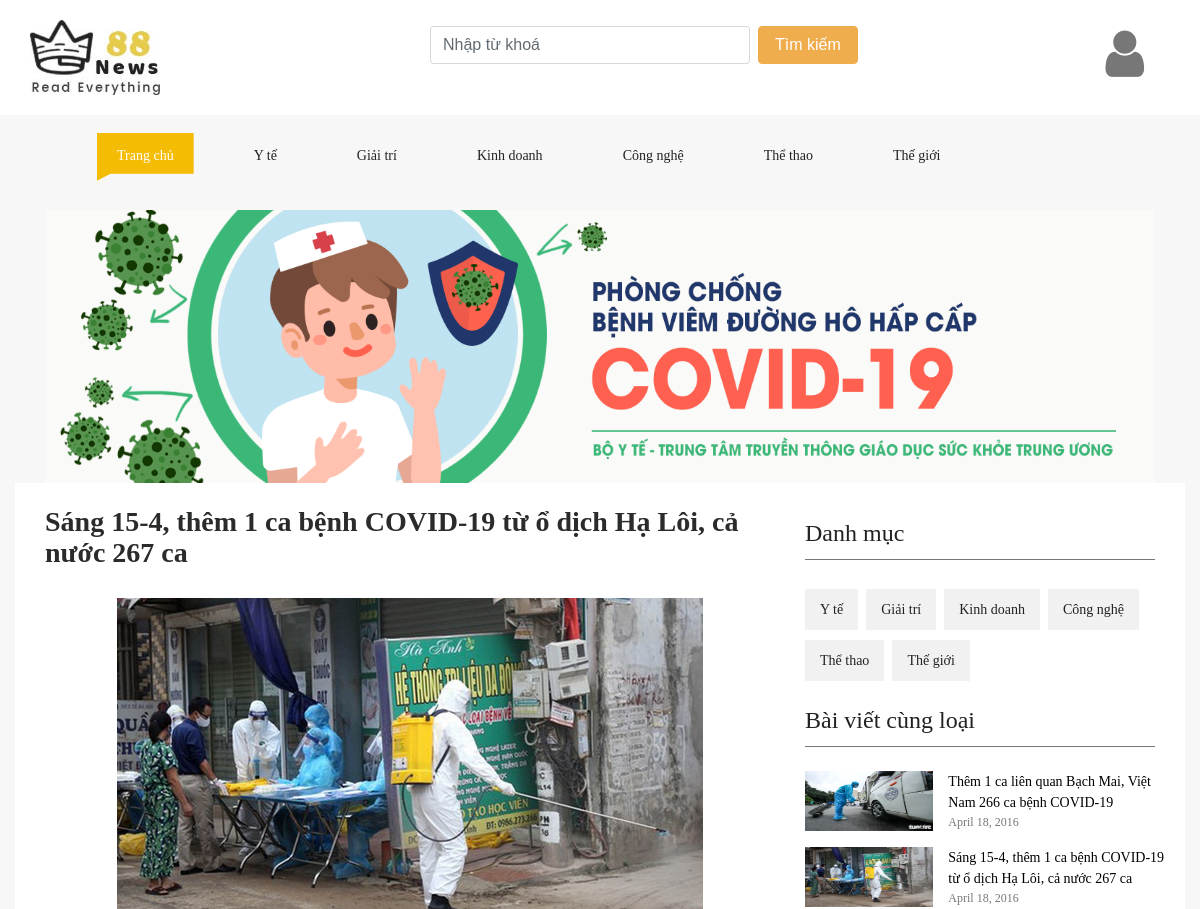
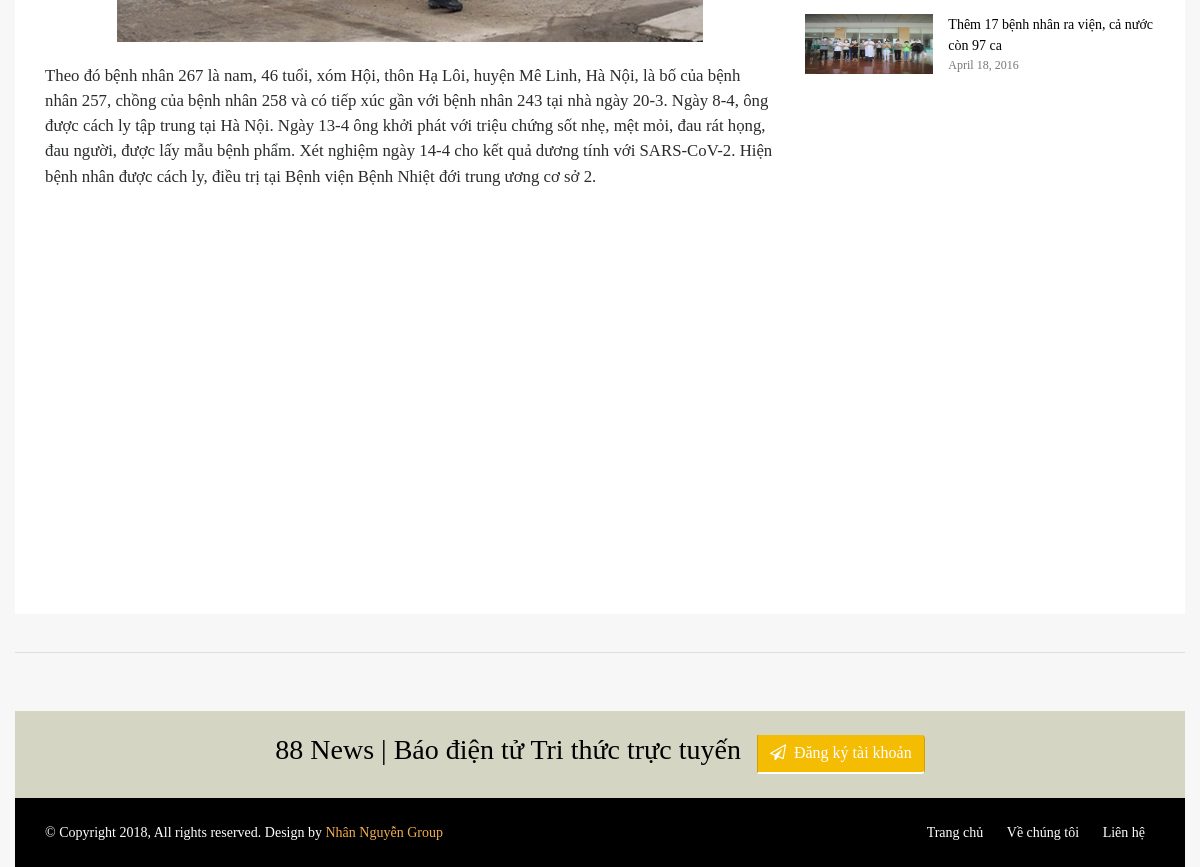
/index.php?act=tintuc_chitiet&ma_tintuc=65&ma_loai=23, run on the app's committed database (2 pictures, top to bottom).
### tables this page shows
CREATE TABLE `loai` (
  `ma_loai` int(11) NOT NULL,
  `ten_loai` varchar(50) NOT NULL,
  `sap_xep` tinyint(11) DEFAULT 0,
  `parent` int(11) DEFAULT 0,
  `hinh` varchar(100) DEFAULT NULL,
  `active` tinyint(1) DEFAULT 0,
  `vi_tri` tinyint(1) NOT NULL DEFAULT 0
);

CREATE TABLE `quang_cao` (
  `ma_quangcao` int(11) NOT NULL,
  `ma_loai` tinyint(11) DEFAULT 0,
  `hinh` varchar(100) DEFAULT NULL,
  `vi_tri` tinyint(1) NOT NULL DEFAULT 0
);

CREATE TABLE `tin_tuc` (
  `ma_tintuc` int(11) NOT NULL,
  `ten_tintuc` varchar(100) NOT NULL,
  `hinh` varchar(100) DEFAULT NULL,
  `ma_loai` int(11) NOT NULL,
  `ngay_dang` date NOT NULL,
  `noi_dung` text DEFAULT NULL,
  `so_luot_xem` int(255) NOT NULL,
  `dacbiet_tintuc` tinyint(1) DEFAULT 0,
  `hot_tintuc` tinyint(1) DEFAULT 0,
  `tag` varchar(255) DEFAULT NULL
);

### model/pdo.php (called while the page is built, shortened)
<?php
function pdo_get_connection(){
    $dburl = "mysql:host=localhost;dbname=duan1;charset=utf8";
    $username = 'root';
    $password = '';
    $conn = new PDO($dburl, $username, $password);
    $conn->setAttribute(PDO::ATTR_ERRMODE, PDO::ERRMODE_EXCEPTION);
    return $conn;
}
function pdo_query($sql){
    $sql_args = array_slice(func_get_args(), 1);
    try{
        $conn = pdo_get_connection();
        $stmt = $conn->prepare($sql);
        $stmt->execute($sql_args);
        $rows = $stmt->fetchAll();
        return $rows;
    }
    catch(PDOException $e){
        throw $e;
    }
    finally{
        unset($conn);
    }
}
function pdo_query_one($sql){
    $sql_args = array_slice(func_get_args(), 1);
    try{
        $conn = pdo_get_connection();
        $stmt = $conn->prepare($sql);
        $stmt->execute($sql_args);
        $row = $stmt->fetch(PDO::FETCH_ASSOC);
        return $row;
    }
    catch(PDOException $e){
        throw $e;
    }
    finally{
        unset($conn);
    }
}

### model/loai.php (called while the page is built, shortened)
<?php
require_once 'pdo.php';
function loai_select_all(){
    $sql = "SELECT * FROM loai ORDER BY ma_loai DESC";
    return pdo_query($sql);
}
function loai_select_active(){
    $sql = "SELECT * FROM loai WHERE active=1 ORDER BY ma_loai DESC";
    return pdo_query($sql);
}

### model/quangcao.php (called while the page is built, shortened)
<?php
require_once 'pdo.php';
function quangcao_select_vi_tri_1_ma_loai($ma_loai){
    $sql = "SELECT * FROM quang_cao WHERE vi_tri=1 AND ma_loai=$ma_loai ORDER BY ma_quangcao DESC LIMIT 1";
    return pdo_query($sql);
}

### global_duan1.php (called while the page is built, shortened)
<?php
   $img_path_duan1 = "view/image/";
?>

### model/tintuc.php (called while the page is built, shortened)
<?php
require_once 'pdo.php';
function tin_tuc_select_all($ma_loai){
    $sql = "SELECT * FROM tin_tuc  where 1 ";
        $sql.=" ORDER BY ma_tintuc DESC";
    return pdo_query($sql);
}
function tin_tuc_select_4($ma_loai){
    $sql = "SELECT * FROM tin_tuc  where 1 ";
    if ($ma_loai > 0){
        $sql.=" AND ma_loai = ".$ma_loai;}
        $sql.=" ORDER BY ma_tintuc DESC LIMIT 4";
    return pdo_query($sql);
}
function tin_tuc_select_by_id($ma_tintuc){
    $sql = "SELECT * FROM tin_tuc WHERE ma_tintuc=?";
    return pdo_query_one($sql, $ma_tintuc);
}

### view/tintuc_chitiet.php (the view, shortened to what this page needs)
<div class="container">
        <br>
        <div class="row">
            <div class="col">
            <?php
                foreach($quangcao_vi_tri_1_ma_loai as $qc){
                    echo '<img class="mx-auto d-block img-fluid" src="'.$img_path_duan1.$qc['hinh'].'">';
            }
                ?>
            </div>
        </div>
</div>
<div id="fh5co-single-content" class="container-fluid pb-4 pt-4 paddding">
    <div class="container paddding">
        <div class="row mx-0">
            <?php
            echo'<div class="col-md-8 animate-box" data-animate-effect="fadeInLeft">
                <h3 class="page-title text-justify-center font-weight-bold">'.$ct_tintuc['ten_tintuc'].'</h3>
                <br>
                <div>
                     <img class="img-fluid mx-auto d-block" src="'.$img_path_duan1.$ct_tintuc['hinh'].'" alt=""/>
                </div>
                <br>
                <p>'.$ct_tintuc['noi_dung'].'</p>
                <br>
            </div>';
            ?>
            <div class="col-md-4 animate-box" data-animate-effect="fadeInRight">
                <div>
                    <div class="fh5co_heading fh5co_heading_border_bottom py-2 mb-4">Danh mục</div>
                </div>
                <div class="fh5co_tags_all">
                <?php
                    foreach($ds_loai as $loai){
                        $linktintuc="index.php?act=tintuc&ma_loai=".$loai['ma_loai'];
                        echo '<a href="'.$linktintuc.'" class="fh5co_tagg">'.$loai['ten_loai'].'</a>';
                    }
                    ?>
                </div>
                <div>
                    <div class="fh5co_heading fh5co_heading_border_bottom pt-3 py-2 mb-4">Bài viết cùng loại</div>
                </div>
                <?php
                    foreach($ds_tintuc4 as $tintuc){
                        $linkchitiet="index.php?act=tintuc_chitiet&ma_tintuc=".$tintuc['ma_tintuc']."&ma_loai=".$tintuc['ma_loai'];
                        echo '  <div class="row pb-3">
                                    <div class="col-5 align-self-center">
                                        <img src="'.$img_path_duan1.$tintuc['hinh'].'" alt="img" class="fh5co_most_trading"/>
                                    </div>
                                    <div class="col-7 paddding">
                                        <div class="most_fh5co_treding_font"><a href="'.$linkchitiet.'">'.$tintuc['ten_tintuc'].'</a></div>
                                        <div class="most_fh5co_treding_font_123"> April 18, 2016</div>
                                    </div>
                                </div>';
                                                                                                   }
                ?>
            </div>
        </div>
    </div>
    <div class="container-fluid pb-4 pt-5">
        </div>
    </div>
<div class="container">
        <br>
        <div class="row">
            <div class="col">
            </div>
        </div>
</div>
<hr>

### view/header.php (shortened to what this page needs)
<!DOCTYPE html>
<html lang="vi" class="no-js">
<head>
    <link href="view/html/css/media_query.css" rel="stylesheet" type="text/css"/>
    <link href="view/html/css/bootstrap.css" rel="stylesheet" type="text/css"/>
    <link href="https://maxcdn.bootstrapcdn.com/font-awesome/4.7.0/css/font-awesome.min.css" rel="stylesheet">
    <link href="view/html/css/animate.css" rel="stylesheet" type="text/css"/>
    <link href="view/htmlcss/owl.carousel.css" rel="stylesheet" type="text/css"/>
    <link href="view/html/css/owl.theme.default.css" rel="stylesheet" type="text/css"/>
    <link href="view/html/css/slider.css" rel="stylesheet" type="text/css"/>
    <link href="view/html/css/subnav.css" rel="stylesheet" type="text/css"/>
    <link href="view/html/css/3columns.css" rel="stylesheet" type="text/css"/>
    <link rel="stylesheet" type="text/css" href="//cdn.jsdelivr.net/npm/slick-carousel@1.8.1/slick/slick.css"/>
    <link href="view/html/css/style_1.css" rel="stylesheet" type="text/css"/>
</head>
<body>
<div class="container-fluid">
    <div class="container">
        <div class="row">
            <div class="col-12 col-md-3 fh5co_padding_menu">
                <img src="view/image/logo88news.jpg" alt="img" class="fh5co_logo_width"/>
            </div>
            <div class="col-12 col-md-9 align-self-center fh5co_mediya_right">
                <div class="row">
                    <div class="col-md-8">
                        <div class="form-group-big-search">
                            <form class="form-inline" action="/action_page.php">
                                <input class="form-control form-search-width mr-sm-2" type="text" placeholder="Nhập từ khoá">
                                <button class="btn btn-warning" type="submit">Tìm kiếm</button>
                              </form>
                        </div>
                    </div>
                    <div class="col-md-4">
                    <?php
                    if(isset($_SESSION['ma_kh'])&&($_SESSION['ma_kh']>0)){
                        if($_SESSION['vai_tro'] == 1){
                        echo'
                            <div class="text-right d-inline-block">
                            <ul style="list-style-type:none;">
                            <li class="text-success"><h4>'.$_SESSION['user_name'].'</h4></li>
                            <li><a  href="admin.php" target="_blank">Quan ly</a></li>
                            <li><a  href="index.php?act=logout" >Log out</a></li>
                            </ul>
                            </div>
                            <div class="text-right d-inline-block">
                                <div class="fh5co_verticle_middle">
                                <li style="list-style-type:none;"><img width="65" height="65"src="'.$img_path_duan1.$_SESSION['hinh'].'"
                                </li></div>
                            </div>
                            ';
                    } else {
                        echo'
                            <li class="text-success"><h4>'.$_SESSION['user_name'].'</h4></li>
                            <li><a  href="?act=logout" >Log out</a></li>';
                    }
                    }
                    else{
                        echo'<div class="text-right d-inline-block">
                            <a href="index.php?act=login" target="_blank" class="fh5co_display_table">
                            <div class="fh5co_verticle_middle"><i class="fa fa-user fa-3x"></i></div>
                            </a>
                            </div>
                                       ';
                        }
			    ?>
                    </div>
                </div>
            </div>
        </div>
    </div>
</div>
<div class="container-fluid bg-faded fh5co_padd_mediya padding_786">
    <div class="container padding_786">
        <nav class="navbar navbar-toggleable-md navbar-light ">
            <div class="collapse navbar-collapse" id="navbarSupportedContent">
                <ul class="navbar-nav mr-auto">
                    <li class="nav-item ">
                        <a class="nav-link active" href="index.php?act=home">Trang chủ<span class="sr-only">(current)</span></a>
                    </li>
                    <?php
                        foreach($ds_loai_active as $loai){
                            $ten_loai=$loai['ten_loai'];
                            $linktintuc="index.php?act=tintuc&ma_loai=".$loai['ma_loai'];
                            echo '<li class="nav-item">
                                  <a class="nav-link" href="'.$linktintuc.'">'.$ten_loai.'<span class="sr-only">(current)</span></a>
                                  </li>';
                                                  }
                    ?>
                </ul>
            </div>
</div>

### view/html/css/style_1.css (style rules this page uses)
a,a:hover { color:#000 }
.fh5co_logo_width { width:130px }
.fh5co_mediya_right { text-align:right }
.fh5co_display_table { height:40px;width:40px;display:table;color:#777;font-size:18px;border:1px solid #fff !important;cursor:pointer;-webkit-border-radius:50%;-moz-border-radius:50%;-ms-border-radius:50%;border-radius:50%;transition:1s;margin:0 10px;color:#777 !important }
.fh5co_verticle_middle { vertical-align:middle;display:table-cell }
.navbar-light .navbar-nav .open>.nav-link,.navbar-light .navbar-nav .active>.nav-link,.navbar-light .navbar-nav .nav-link.open,.navbar-light .navbar-nav .nav-link.active { color:#fff !important;padding-top:12px !important;padding-bottom:15px !important;padding-left:20px !important;padding-right:20px !important;margin:0 20px !important;-moz-transition:all .5s ease;-o-transition:all .5s ease;-webkit-transition:all .5s ease;-ms-transition:all .5s ease;transition:all .5s ease;background:#f5bc04 !important;-webkit-clip-path:polygon(100% 0, 100% 85%, 14% 85%, 0 100%, 0% 60%, 0 0);-moz-clip-path:polygon(100% 0, 100% 85%, 14% 85%, 0 100%, 0% 60%, 0 0);-ms-clip-path:polygon(100% 0, 100% 85%, 14% 85%, 0 100%, 0% 60%, 0 0);clip-path:polygon(100% 0, 100% 85%, 14% 85%, 0 100%, 0% 60%, 0 0) }
.navbar-light .navbar-nav .nav-link { color:#222 !important;padding-top:12px !important;padding-bottom:15px !important;padding-left:20px !important;padding-right:20px !important;margin:0 20px !important;-moz-transition:all .5s ease;-o-transition:all .5s ease;-webkit-transition:all .5s ease;-ms-transition:all .5s ease;transition:all .5s ease;position:relative !important;-webkit-clip-path:polygon(100% 0, 100% 85%, 14% 85%, 0 100%, 0% 60%, 0 0);-moz-clip-path:polygon(100% 0, 100% 85%, 14% 85%, 0 100%, 0% 60%, 0 0);-ms-clip-path:polygon(100% 0, 100% 85%, 14% 85%, 0 100%, 0% 60%, 0 0);clip-path:polygon(100% 0, 100% 85%, 14% 85%, 0 100%, 0% 60%, 0 0) }
.fh5co_padding_menu { padding:20px 0 }
.fh5co_padd_mediya { padding-top:10px }
.paddding { padding-left:0 !important;padding-right:0 !important }
.fh5co_heading { font-size:20px;color:#424040 }
.fh5co_heading_border_bottom { border-bottom:1px solid #777 }
.fh5co_tagg { background:#f1f1f1;padding:10px 15px;color:#222;-moz-transition:all .5s ease;-o-transition:all .5s ease;-webkit-transition:all .5s ease;-ms-transition:all .5s ease;transition:all .5s ease;margin-right:8px;margin-top:5px;margin-bottom:5px;display:inline-block }
.fh5co_most_trading { height:60px;width:100% }
.most_fh5co_treding_font_123 { font-size:12px;color:#777 }
.fh5co_heading { font-size:24px;color:#222 }
.js .animate-box { opacity:0 }
#fh5co-single-content { z-index:999;background:white }
#fh5co-single-content p,#fh5co-single-content ul li { font-size:1.05rem }
.form-group-big-search { padding-left: 100px; }
.form-inline .form-control { display: inline-block; width: 320px; vertical-align: middle; }

### data on the page
loai: ten_loai "Y tế"
loai: ten_loai "Giải trí"
loai: ten_loai "Kinh doanh"
loai: ten_loai "Công nghệ"
loai: ten_loai "Thể thao"
loai: ten_loai "Thế giới"
quang_cao: hinh (picture)
tin_tuc: ten_tintuc "Sáng 15-4, thêm 1 ca bệnh COVID-19 từ ổ dịch Hạ Lôi, cả nước 267 ca", hinh (picture), noi_dung "Theo đó bệnh nhân 267 là nam, 46 tuổi, xóm Hội, thôn Hạ Lôi, huyện Mê Linh, Hà Nội, là bố của bệnh nhân 257, chồng của bệnh nhân 258 và có tiếp xúc gần với bệnh nhân 243 tại nhà ngày 20-3. Ngày 8-4, ông được cách ly tập trung tại Hà Nội. Ngày 13-4 ông khởi phát với triệu chứng sốt nhẹ, mệt mỏi, đau rát họng, đau người, được lấy mẫu bệnh phẩm. Xét nghiệm ngày 14-4 cho kết quả dương tính với SARS-CoV-2. Hiện bệnh nhân được cách ly, điều trị tại Bệnh viện Bệnh Nhiệt đới trung ương cơ sở 2."
tin_tuc: hinh (picture), ten_tintuc "Thêm 1 ca liên quan Bạch Mai, Việt Nam 266 ca bệnh COVID-19"
tin_tuc: hinh (picture), ten_tintuc "Thêm 17 bệnh nhân ra viện, cả nước còn 97 ca"
